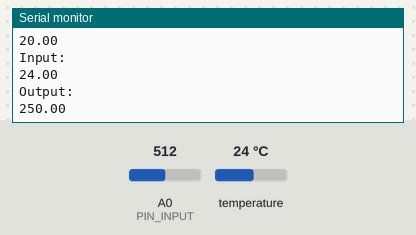
Recording of a sketch running on a simulated Arduino Uno, built with avr-gcc and run on an emulated ATmega328P. On the bench: the last lines printed to the serial monitor. The test bench sets the inputs (shaded band); at power-on: temperature 24 °C, A0 (PIN_INPUT) = 512.

Above: at 2.5 s.
2.6 s: temperature set to 12 °C
At 3.3 s:
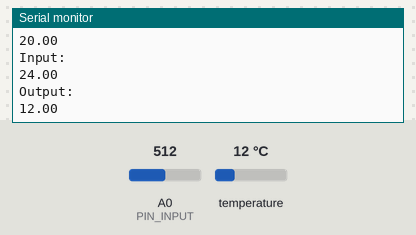
5.0 s: A0 (PIN_INPUT) set to 716
At 7.1 s:
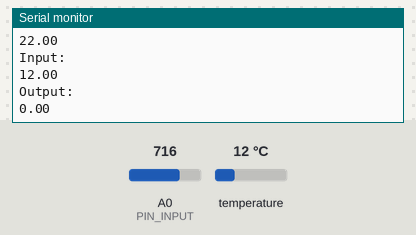
7.4 s: temperature set to 19 °C
At 8.5 s:
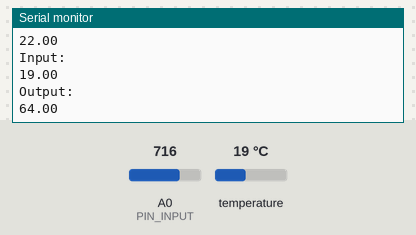
9.8 s: A0 (PIN_INPUT) set to 900
At 9.8 s:
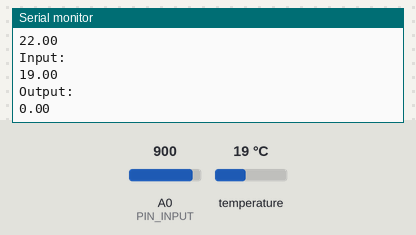
Timing chart, 0 to 12.8 s (numbered marks = the images above; inputs shaded):
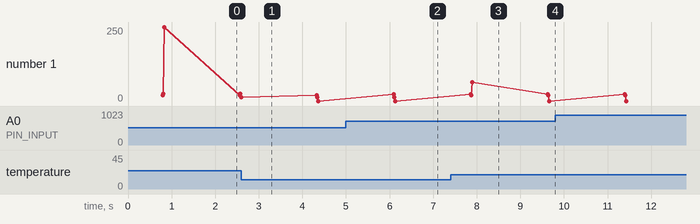

Measured:
- after the input at 5.0 s, the serial monitor: prints a new line after 1.1 s (image 2)
- after the input at 7.4 s, the serial monitor: prints a new line after 0.48 s (image 3)
- plotted number 1: 12 → 0 after the input at 2.6 s

The sketch:

sketch_aug06b.ino
```cpp
#include <PID_v1.h>
#include <OneWire.h>
#include <DallasTemperature.h>

#define PIN_INPUT A0
#define PIN_OUTPUT 9
#define ONE_WIRE_BUS 2

// Setup a oneWire instance to communicate with any OneWire devices (not just Maxim/Dallas temperature ICs)
OneWire oneWire(ONE_WIRE_BUS);

// Pass our oneWire reference to Dallas Temperature.
DallasTemperature sensors(&oneWire);

//Define Variables we'll be connecting to
double Setpoint, Input, Output;

//Specify the links and initial tuning parameters
double Kp=2, Ki=5, Kd=1;
PID myPID(&Input, &Output, &Setpoint, Kp, Ki, Kd, REVERSE);

void setup()
{
  Serial.begin(9600);
  Serial.println("Begin");

  // Start up the library
  sensors.begin();
  //initialize the variables we're linked to
  Input = 0;
  Setpoint = 100;

  //turn the PID on
  myPID.SetMode(AUTOMATIC);
}

void loop()
{
  Setpoint = map(analogRead(PIN_INPUT), 0, 1023, 16, 25);
  sensors.requestTemperatures(); // Send the command to get temperatures
  Input = sensors.getTempCByIndex(0);
  myPID.Compute();
  digitalWrite(PIN_OUTPUT, Output);

  Serial.println("");
  Serial.println("SetPoint: ");
  Serial.print(Setpoint);
  Serial.println("");
  Serial.println("Input: ");
  Serial.print(Input);
  Serial.println("");
  Serial.println("Output: ");
  Serial.print(Output);
  delay(1000);
}
```
